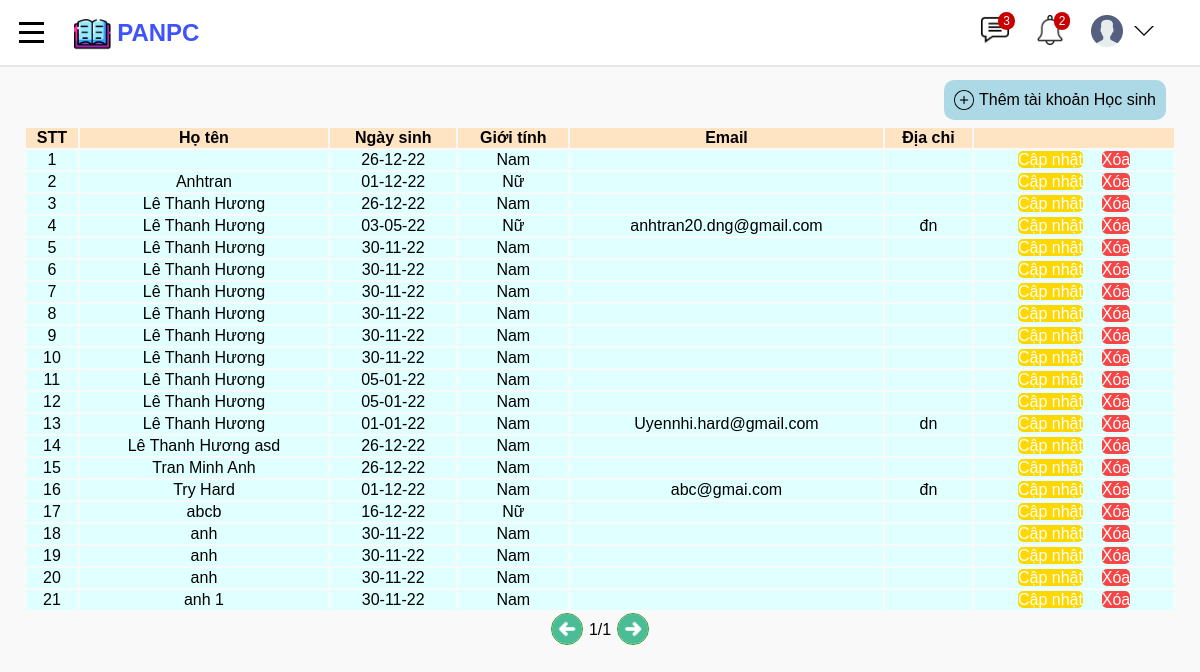
The app's page /danhsachtaikhoanHS/ with its own data.
### studentManager/models.py (models this page shows, shortened)
class Student(models.Model):
    user = models.OneToOneField(CustomUser, on_delete=models.CASCADE)
    classOfSchool = models.ManyToManyField(SchoolClass, blank=True)

class CustomUser(AbstractUser):
    USER_TYPE = (('1', "Admin"), ('2', "Teacher"), ('3', "Student"))
    SEX_CATELOGY = [("1", "Nam"), ("0", "Nữ")]
    now = date.today
    username = models.CharField(max_length=200, unique=True)
    role = models.CharField(default='1', choices=USER_TYPE, max_length=1)
    is_active = models.BooleanField(default=True)
    is_staff = models.BooleanField(default=False)
    is_superuser = models.BooleanField(default=False)
    name = models.CharField(default='', max_length=200)
    dateOfBirth = models.DateField(default=now)
    sex = models.CharField(default='1', choices=SEX_CATELOGY,max_length=1)
    phone = models.CharField(default='', max_length=20, blank=True)
    email = models.EmailField(default='', blank=True)
    address = models.TextField(default='', blank=True)
    USERNAME_FIELD = "username"
    REQUIRED_FIELDS = []
    objects = CustomUserManager()

### studentManager/views.py (the view)
# urls.py: path("danhsachtaikhoanHS/", views.dsTaiKhoanHS, name='dsTaiKhoanHS'),
def dsTaiKhoanHS(request):
    accountsStudent = Student.objects.all().order_by('user__name')
    formatDate = [a.user.dateOfBirth.strftime(
        "%d-%m-%y") for a in accountsStudent]
    accounts = zip(accountsStudent, formatDate)
    context = {
        'accounts': accounts,
    }
    return render(request, 'studentManager/dsTaikhoanHS.html', context=context)

### studentManager/templates/studentManager/dsTaikhoanHS.html (shortened to what this page needs)
{% extends 'studentManager/base.html' %}
{% load static %}
{% block content %}
    <main class="list-container">
        <header class="tacvu">
            <a class="add" href="{% url 'themHS' %}">
                <img src="{% static 'images/add.png' %}" height="20px">
                <p>Thêm tài khoản Học sinh</p>
            </a>
        </header>
        <table class="table">
            <tr>
                <th>STT</th>
                <th>Họ tên</th>
                <th>Ngày sinh</th>
                <th>Giới tính</th>
                <th>Email</th>
                <th>Địa chỉ</th>
                <th></th>
            </tr>
            {% for account, date in accounts %}
            <tr class="list">
                <td>{{ forloop.counter }}</td>
                <td>{{account.user.name}}</td>
                <td>{{date}}</td>
                {%if account.user.sex == '1'%}
                <td>Nam</td>
                {%else%}
                <td>Nữ</td>
                {%endif%}
                <td>{{account.user.email}}</td>
                <td>{{account.user.address}}</td>
                <td>
                    <a href="{% url 'capNhatTKHS' account.id %}" class="edit">Cập nhật</a>&nbsp
                    <a href="{% url 'xoaTKHS' account.id %}" onclick="return confirm('Xác nhận xóa tài khoản này ?')"
                        class="delete">Xóa</a>
                </td>
            </tr>
            {% endfor %}
        </table>
        <div class="pagenumber">
            <button class="previous" type="previous">
                <img src="{% static 'images/previous.png' %}">
            </button>
            <p>1/1</p>
            <button class="next" type="next">
                <img src="{% static 'images/next.png' %}">
            </button>
        </div>
    </main>
{% endblock %}

### studentManager/static/css/style.css (style rules this page uses)
body { font-family: Arial; margin: 0; padding-top: 80px; padding-left: 24px; padding-right: 24px; background-color: rgb(249, 249, 249); padding-bottom:50px; text-decoration: none; transition: all 0.15s; }
a { text-decoration: none; color: black; }
.list-container { display: block; align-items: center; }
.list-container header { display: flex; justify-content: space-between; }
.tacvu { height: 36px; }
.add { height: 110%; background-color: lightblue; border: none; display: flex; align-items: center; padding-right: 10px; padding-left: 10px; margin-right: 10px; border-radius: 10px; cursor: pointer; text-decoration: none; }
.add img { margin-right: 5px; }
.table { margin-top: 10px; width: 100%; align-items: center; }
.table tr th { background-color: bisque; text-align: center; }
.list { text-align: center; background-color: lightcyan; }
.edit { background-color: #FFD700; border: none; margin: 5px; height: 35px; width: 50px; border-radius: 5px; cursor: pointer; color: white; }
.delete { background-color: rgba(255, 0, 0, 0.725); border: none; margin: 5px; height: 35px; width: 50px; border-radius: 5px; cursor: pointer; color: white; }
.pagenumber { height: 36px; display: flex; align-items: center; justify-content: center; }
.pagenumber button { background-color: transparent; border: none; }
.pagenumber button img { height: 30px; cursor: pointer; border: 0.5px solid rgba(0, 128, 0, 0.8); border-radius: 18px; }

### records on screen
Student: date "26-12-22", shows "Nam"
Student: user.name "Anhtran", date "01-12-22", shows "Nữ"
Student: user.name "Lê Thanh Hương", date "26-12-22", shows "Nam"
Student: user.name "Lê Thanh Hương", date "03-05-22", shows "Nữ", user.email "anhtran20.dng@gmail.com", user.address "đn"
Student: user.name "Lê Thanh Hương", date "30-11-22", shows "Nam"
Student: user.name "Lê Thanh Hương", date "30-11-22", shows "Nam"
Student: user.name "Lê Thanh Hương", date "30-11-22", shows "Nam"
Student: user.name "Lê Thanh Hương", date "30-11-22", shows "Nam"
Student: user.name "Lê Thanh Hương", date "30-11-22", shows "Nam"
Student: user.name "Lê Thanh Hương", date "30-11-22", shows "Nam"
Student: user.name "Lê Thanh Hương", date "05-01-22", shows "Nam"
Student: user.name "Lê Thanh Hương", date "05-01-22", shows "Nam"
Student: user.name "Lê Thanh Hương", date "01-01-22", shows "Nam", user.email "Uyennhi.hard@gmail.com", user.address "dn"
Student: user.name "Lê Thanh Hương asd", date "26-12-22", shows "Nam"
Student: user.name "Tran Minh Anh", date "26-12-22", shows "Nam"
Student: user.name "Try Hard", date "01-12-22", shows "Nam", user.email "abc@gmai.com", user.address "đn"
Student: user.name "abcb", date "16-12-22", shows "Nữ"
Student: user.name "anh", date "30-11-22", shows "Nam"
Student: user.name "anh", date "30-11-22", shows "Nam"
Student: user.name "anh", date "30-11-22", shows "Nam"
Student: user.name "anh 1", date "30-11-22", shows "Nam"
